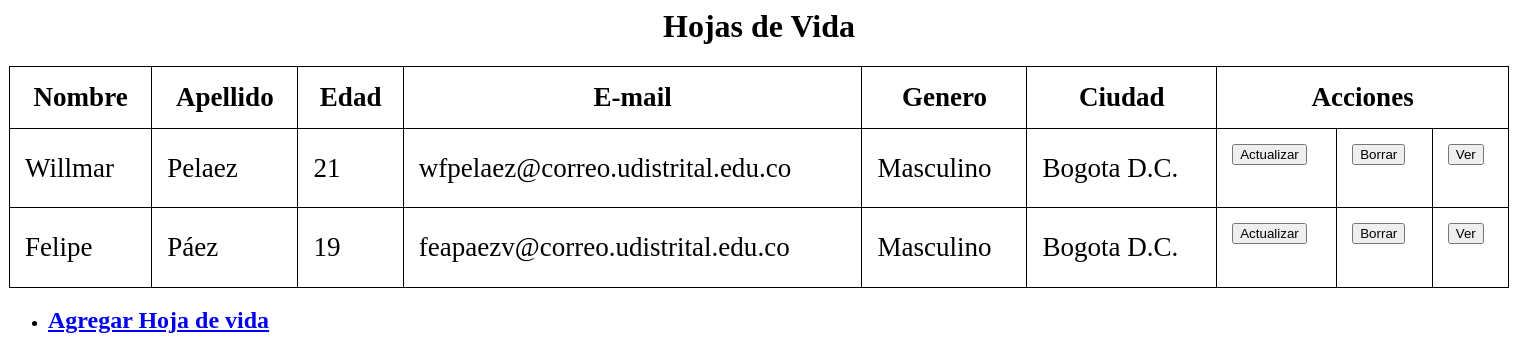
The page / on the database its author committed.
### main.py (models this page shows, shortened)
class hsVida(db.Model):
    __tablename__ = "hsvida"
    id = db.Column(db.Integer, primary_key = True)
    nombre = db.Column(db.String(100))
    nombre_b = db.Column(db.String(100))
    apellido = db.Column(db.String(100))
    apellido_b = db.Column(db.String(100))
    l_nacimiento = db.Column(db.String(100))
    f_nacimiento = db.Column(db.String(100))
    direccion = db.Column(db.String(100))
    barrio = db.Column(db.String(100))
    telefono_fijo = db.Column(db.String(100))
    telefono_celu = db.Column(db.String(100))
    correo = db.Column(db.String(100))
    edad = db.Column(db.String(100))
    genero = db.Column(db.String(100))
    ciudad = db.Column(db.String(100))
    academica = db.relationship('Academica', backref='hsvida', cascade="all, delete-orphan")# el cascade es para que cuando se borre el objeto padre borre tambien en las tablas de las clases hijas los registros con ese id
    """
    se crea una relacion, un atributo de esta clase que dara los atributos de la clase a la cual hace referencia en este caso
    Academica, se hace un backref este sera el ATRIBUTO en la clase hija en el cual se le asignara un PADRE a la hora
    de instanciar
    """
    tecnologias = db.relationship('Tecnologias', backref='hsvida', cascade="all, delete-orphan")
    photo = db.Column(db.Text, unique=False)

### main.py (the view)
@app.route("/")
def index():
    return render_template("home.html", hojasdevida = hsVida.query.all() )

### templates/home.html (shortened to what this page needs)
<html>
<head>
    <link type="text/css" rel="stylesheet" href="{{ url_for('static', filename='estilos.css') }}">
</head>
<body>
    <center>
        <h1>Hojas de Vida</h1>
    </center>
    <center>
        <table>
            <tr>
                <th>Nombre</th>
                <th>Apellido</th>
                <th>Edad</th>
                <th>E-mail</th>
                <th>Genero</th>
                <th>Ciudad</th>
                <th colspan="3">Acciones</th>
            </tr>
            <tbody>
                {% for persona in hojasdevida %}
                <tr>
                    <td>{{ persona.nombre }}</td>
                    <td>{{ persona.apellido }}</td>
                    <td>{{ persona.edad }}</td>
                    <td>{{ persona.correo }}</td>
                    <td>{{ persona.genero }}</td>
                    <td>{{ persona.ciudad }}</td>
                    <td>
                        <form action="/actualizar" method="post">
                            <input type="submit" value="Actualizar">
                        </form>
                    </td>
                    <td>
                        <form action="/quitar" method="post">
                            <input type="submit" value="Borrar">
                        </form>
                    </td>
                    <td>
                        <form action="/ver" method="post">
                            <input type="submit" value="Ver">
                        </form>
                    </td>
                </tr>
                {% endfor %}
            </tbody>
        </table>
    </center>
    <nav>
        <ul>
            <li><h2><a href="{{ url_for('agregar') }}">Agregar Hoja de vida</a></h2></li>
        </ul>
    </nav>
</body>
</html>

### static/estilos.css (style rules this page uses)
table { width: 1500px; }
table, th, td { font-size: 1.3em; border: 1px solid #000; border-collapse: collapse; }
th { text-align: center; }
td { text-align: left; }
th, td { padding: 15px; }

### rows shown on the page
hsVida: nombre "Willmar", apellido "Pelaez", edad "21", correo "wfpelaez@correo.udistrital.edu.co", genero "Masculino", ciudad "Bogota D.C."
hsVida: nombre "Felipe", apellido "Páez", edad "19", correo "feapaezv@correo.udistrital.edu.co", genero "Masculino", ciudad "Bogota D.C."
